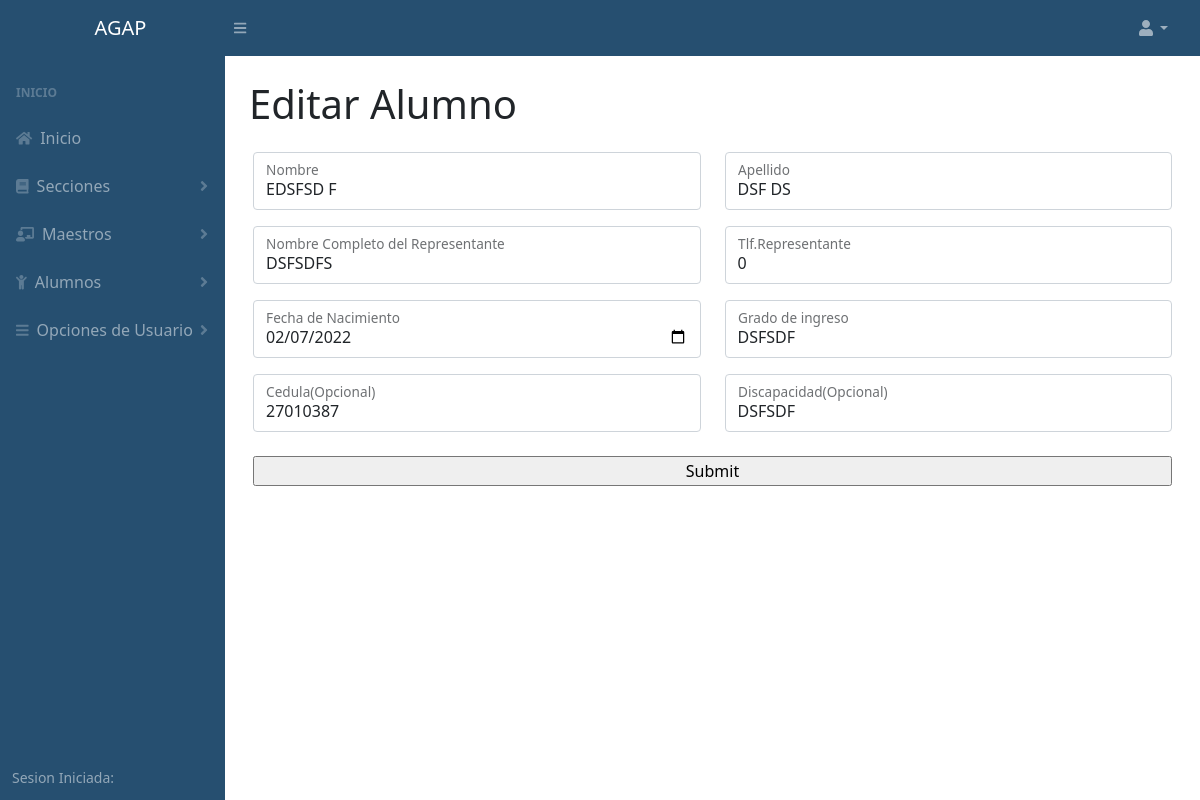
The app's page /editar_alumno.php?id=1 with its own data.
### tables this page shows
CREATE TABLE `alumnos` (
  `id_alumno` int(11) NOT NULL,
  `nombres` varchar(200) NOT NULL,
  `apellidos` varchar(200) NOT NULL,
  `cedula` int(30) NOT NULL,
  `tlf` int(56) NOT NULL,
  `nacimiento` varchar(200) NOT NULL,
  `curso` varchar(150) NOT NULL,
  `nombre_rep` varchar(250) NOT NULL,
  `discapacidad` varchar(250) NOT NULL,
  `est_p` int(100) NOT NULL DEFAULT '1'
);

### php/alumno/conexion.php (called while the page is built, shortened)
<?php
	class conexion
	{
		private $host;
		private $user;
		private $password;
		private $database;
		function __construct(){
			$this->host 	= "localhost";
			$this->user 	= "root";
			$this->password = "";
			$this->database = "agap";
		}
		public function conectar(){
			$conexion = mysqli_connect($this->host, $this->user, $this->password, $this->database);
			return $conexion;
		}
	}
 ?>

### php/alumno/alumno.php (called while the page is built, shortened)
<?php
	include "conexion.php";
	class alumno
	{
		private $link;
		function __construct()
		{
			$this->conn  = new conexion();
			$this->link  = $this->conn->conectar();
		}
		public function getUserById($id=NULL)
		{
				$query  = "SELECT * FROM alumnos WHERE id_alumno =" .$id;
				$result = mysqli_query($this->link, $query);
				$data   = array();
  				while ($data[] = mysqli_fetch_assoc($result));
  				array_pop($data);
				return $data;
		}
	}
?>

### editar_alumno.php (the view, shortened to what this page needs)
<?php
	include "php/alumno/alumno.php";
	$alumno = new alumno;
	$id = isset($_GET['id'])?$_GET['id']:NULL;
	$alumno = $alumno->getUserById($id);
	$nombre = "";
	$apellido = "";
	$cedula = "";
	$tlf = "";
	$nacimiento = "";
	$nombre_rep = "";
	$discapacidad = "";
	$curso = "";
	if ($alumno) {
		$nombre			= $alumno[0]['nombres'];
		$apellido		= $alumno[0]['apellidos'];
		$cedula 		= $alumno[0]['cedula'];
		$tlf 			= $alumno[0]['tlf'];
		$nacimiento		= $alumno[0]['nacimiento'];
		$nombre_rep		= $alumno[0]['nombre_rep'];
		$discapacidad 	= $alumno[0]['discapacidad'];
		$curso 			= $alumno[0]['curso'];
	}
?>
<!DOCTYPE html>
<html lang="en">
<head>
    <link href="css/stylo.css" rel="stylesheet" />
    <link href="css/styles.css" rel="stylesheet" />
</head>
<body>
	<?php include "php/acceso.php"?>
		<h1 class="mt-4">Editar Alumno</h1>
                        <div class="row justify-content-center">
                                    <div class="card-body">
                                        <form action="php/alumno/alumno_controler.php" method="POST">
                                            <div class="row mb-3">
                                                <div class="col-md-6">
                                                    <div class="form-floating mb-3 mb-md-0">
                                                        <input class="form-control" id="inputFirstName" type="text" placeholder="Enter your first name" name="nombre" value="<?=$nombre;?>" />
                                                        <label for="inputFirstName">Nombre</label>
                                                    </div>
                                                </div>
                                                <div class="col-md-6">
                                                    <div class="form-floating">
                                                        <input class="form-control" id="inputLastName" type="text" placeholder="Enter your last name" name="apellido" value="<?=$apellido;?>" />
                                                        <label for="inputLastName">Apellido</label>
                                                    </div>
                                                </div>
                                            </div>
                                           <div class="row mb-3">
                                                <div class="col-md-6">
                                                    <div class="form-floating mb-3 mb-md-0">
                                                        <input class="form-control" id="inputFirstName" type="text" placeholder="Enter your first name" name="nombre_rep" value="<?=$nombre_rep;?>" />
                                                        <label for="inputFirstName">Nombre Completo del Representante</label>
                                                    </div>
                                                </div>
                                                <div class="col-md-6">
                                                    <div class="form-floating">
                                                        <input class="form-control" id="inputLastName" type="text" placeholder="Enter your last name" name="tlf" value="<?=$tlf;?>"  />
                                                        <label for="inputLastName">Tlf.Representante</label>
                                                    </div>
                                                </div>
                                            </div>
                                            <div class="row mb-3">
                                                <div class="col-md-6">
                                                    <div class="form-floating mb-3 mb-md-0">
                                                        <input class="form-control" id="inputFirstName" type="date" placeholder="Enter your first name" name="nacimiento" value="<?=$nacimiento;?>" />
                                                        <label for="inputFirstName">Fecha de Nacimiento</label>
                                                    </div>
                                                </div>
                                                <div class="col-md-6">
                                                    <div class="form-floating">
                                                        <input class="form-control" id="inputLastName" type="text" placeholder="Enter your last name" name="curso" value="<?=$curso;?>" />
                                                        <label for="inputLastName">Grado de ingreso</label>
                                                    </div>
                                                </div>
                                            </div>
                                            <div class="row mb-3">
                                                <div class="col-md-6">
                                                    <div class="form-floating mb-3 mb-md-0">
                                                        <input class="form-control" id="inputFirstName" type="text" placeholder="Enter your first name" name="cedula" value="<?=$cedula;?>" />
                                                        <label for="inputFirstName">Cedula(Opcional)</label>
                                                    </div>
                                                </div>
                                                <div class="col-md-6">
                                                    <div class="form-floating">
                                                        <input class="form-control" id="inputLastName" type="text" placeholder="Enter your last name" name="discapacidad" value="<?=$discapacidad;?>" />
                                                        <label for="inputLastName">Discapacidad(Opcional)</label>
                                                    </div>
                                                </div>
                                            </div>
                                            <div class="mt-4 mb-0">
                                                <div class="d-grid"><input type="submit" name="crear"></div>
                                            </div>
                                        </form>
                                    </div>
                             </div>
                </main>
</body>
</html>

### records on screen
alumnos: nombre "EDSFSD F", apellido "DSF DS", nombre_rep "DSFSDFS", tlf "0", nacimiento "02/07/2022", curso "DSFSDF", cedula "27010387", discapacidad "DSFSDF"
